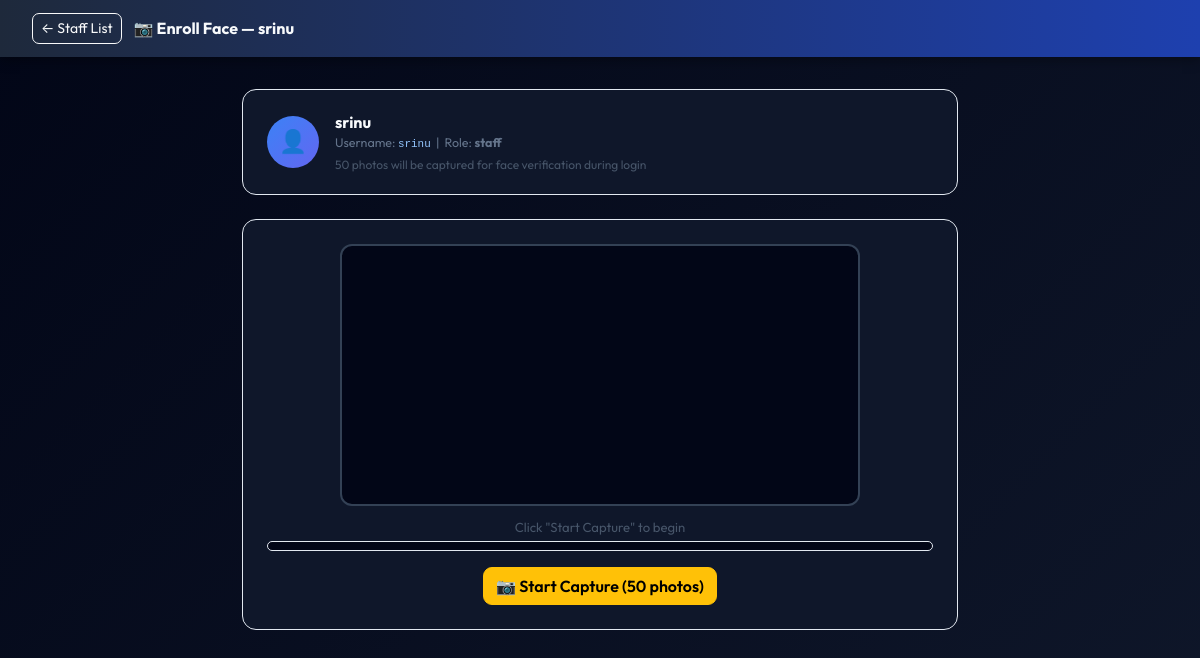
The app's page /admin/staff/67/enroll_face (signed in) with its own data.
### tables this page shows
CREATE TABLE users (
                    id INTEGER PRIMARY KEY AUTOINCREMENT,
                    username TEXT UNIQUE NOT NULL,
                    full_name TEXT NOT NULL,
                    role TEXT NOT NULL DEFAULT 'staff',
                    password_hash TEXT NOT NULL,
                    face_enrolled INTEGER DEFAULT 0,
                    created_at TEXT,
                    is_active INTEGER DEFAULT 1
                );

### app.py (the view)
@app.route("/admin/staff/<int:uid>/enroll_face")
def admin_staff_enroll_face(uid):
    redir = require_admin()
    if redir: return redir
    conn = sqlite3.connect(DB_PATH)
    c = conn.cursor()
    c.execute("SELECT id,username,full_name,role FROM users WHERE id=?", (uid,))
    user = c.fetchone()
    conn.close()
    if not user: return abort(404)
    return render_template("staff_enroll_face.html", staff_user=user)

### app.py (called while the page is built)
def get_current_user():
    uid = session.get("user_id")
    if not uid:
        return None
    return {"id": uid, "role": session.get("user_role", ""),
            "name": session.get("user_name", ""), "username": session.get("user_username", "")}

def require_admin():
    u = get_current_user()
    if not u or u["role"] != "admin":
        session.clear()
        return redirect(url_for("login"))
    return None

@app.context_processor
def inject_user():
    return {"current_user": get_current_user()}

### templates/staff_enroll_face.html (shortened to what this page needs)
<!doctype html>
<html lang="en">
<head>
    <link href="https://cdn.jsdelivr.net/npm/bootstrap@5.3.1/dist/css/bootstrap.min.css" rel="stylesheet">
  <link rel="stylesheet" href="{{ url_for('static', filename='css/style.css') }}">
</head>
<body data-staff-id="{{ staff_user[0] }}">
    <div class="top-bar">
        <div style="display:flex;align-items:center;gap:.75rem">
            <a href="/admin/staff" class="btn btn-sm btn-outline-light" style="border-radius:7px">← Staff List</a>
            <h4>📷 Enroll Face — {{ staff_user[2] }}</h4>
        </div>
    </div>
    <div class="page">
        <div class="info-card">
            <div class="avatar">👤</div>
            <div>
                <div style="font-weight:700;color: #f8fafc">{{ staff_user[2] }}</div>
                <div style="font-size:.78rem;color:#64748b">Username: <code
                        style="color:#93c5fd">{{ staff_user[1] }}</code> &nbsp;|&nbsp; Role: <strong>{{ staff_user[3]
                        }}</strong></div>
                <div style="font-size:.75rem;color:#475569;margin-top:.2rem">50 photos will be captured for face
                    verification during login</div>
            </div>
        </div>
        <div class="cam-card">
            <video id="video" autoplay muted playsinline></video>
            <div class="prog-wrap">
                <div id="captureStatus">Click "Start Capture" to begin</div>
                <div class="prog-bar-bg mt-1">
                </div>
            </div>
            <div class="mt-3 d-flex gap-2 justify-content-center">
                <button id="startBtn" class="btn btn-warning" style="border-radius:9px;font-weight:600">📷 Start Capture
                    (50 photos)</button>
            </div>
        </div>
    </div>
</body>
</html>

### static/css/style.css (style rules this page uses)
html, body { min-height: 100vh; margin: 0; font-family: 'Outfit', 'Inter', sans-serif !important; color: #f8fafc !important; overflow-x: hidden; }
body { background: linear-gradient(135deg, #020617, #0f172a, #020617) !important; background-size: 200% 200% !important; animation: gradientBG 20s ease infinite !important; }
h1, h2, h3, h4, h5, h6 { font-family: 'Outfit', sans-serif !important; font-weight: 700 !important; color: #f8fafc !important; }

### templates/staff_enroll_face.html (style rules this page uses)
*, *::before, *::after { box-sizing: border-box; margin: 0; padding: 0 }
body { background: #020617; color: #f8fafc; font-family: 'Segoe UI', sans-serif; min-height: 100vh }
.top-bar { background: linear-gradient(90deg, #1e293b, #1e40af); padding: .8rem 2rem; display: flex; align-items: center; justify-content: space-between; box-shadow: 0 2px 12px rgba(0, 0, 0, .4) }
.top-bar h4 { margin: 0; font-size: 1rem; font-weight: 700; color: #f8fafc }
.page { padding: 2rem; max-width: 780px; margin: 0 auto }
.info-card { background: #0f172a; border: 1px solid #e2e8f0; border-radius: 14px; padding: 1.25rem 1.5rem; margin-bottom: 1.5rem; display: flex; align-items: center; gap: 1rem }
.avatar { width: 52px; height: 52px; border-radius: 50%; background: linear-gradient(135deg, #3b82f6, #6366f1); display: flex; align-items: center; justify-content: center; font-size: 1.4rem; flex-shrink: 0 }
.cam-card { background: #0f172a; border-radius: 14px; border: 1px solid #e2e8f0; padding: 1.5rem; text-align: center }
#video { border-radius: 12px; border: 2px solid #334155; width: 100%; max-width: 520px; display: block; margin: 0 auto; background: #020617 }
.prog-wrap { margin-top: .75rem }
.prog-bar-bg { background: #020617; border-radius: 6px; height: 10px; overflow: hidden; border: 1px solid #e2e8f0 }
#captureStatus { font-size: .82rem; color: #475569; margin-top: .4rem }

### records on screen
users: full_name "srinu", username "srinu", role "staff"
